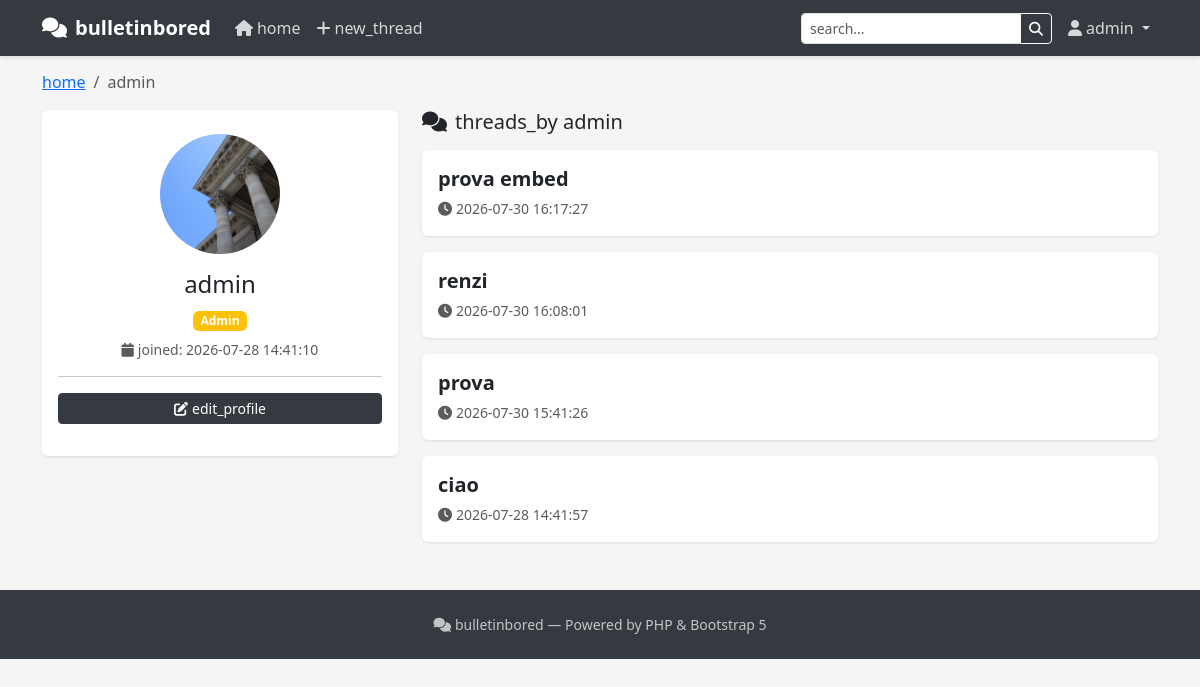
/u/admin (signed in), run on the app's committed database.
### tables this page shows
CREATE TABLE users (
                id INTEGER PRIMARY KEY AUTOINCREMENT,
                username TEXT UNIQUE NOT NULL,
                password TEXT NOT NULL,
                email TEXT,
                role TEXT DEFAULT 'user',
                avatar TEXT,
                created_at DATETIME DEFAULT CURRENT_TIMESTAMP
            );

CREATE TABLE threads (
                id INTEGER PRIMARY KEY AUTOINCREMENT,
                category_id INTEGER,
                user_id INTEGER,
                title TEXT NOT NULL,
                content TEXT,
                status TEXT DEFAULT 'visible',
                created_at DATETIME DEFAULT CURRENT_TIMESTAMP,
                updated_at DATETIME DEFAULT CURRENT_TIMESTAMP
            );

### config.php (called while the page is built)
<?php
$config['db_driver'] = 'sqlite';
$config['db_path'] = __DIR__ . '/data/database.sqlite';
$config['db_host'] = 'localhost';
$config['db_name'] = 'forum';
$config['db_user'] = 'root';
$config['db_pass'] = '';
$config['site_name'] = 'bulletinbored';
$config['admin_user'] = 'admin';
$config['admin_pass'] = 'changeme123';
$config['mail_from'] = 'noreply@bulletinbored.local';
$config['mail_from_name'] = 'bulletinbored';
$config['mail_method'] = 'mail';
$config['theme'] = 'freshbored';
$config['default_lang'] = 'en';
$config['available_langs'] = array (
  0 => 'en',
);
$config['avatar_max_size'] = 2097152;
$config['avatar_allowed_types'] = array (
  0 => 'image/jpeg',
  1 => 'image/png',
  2 => 'image/gif',
  3 => 'image/webp',
);
$config['base_url'] = '';
$config['allow_registration'] = 0;
$config['maintenance_mode'] = 0;
$config['version'] = trim(file_get_contents(__DIR__.'/VERSION'));
$config['plugin_manifest'] = __DIR__.'/data/plugins.json';
$config['theme_manifest'] = __DIR__.'/data/themes.json';
$config['update_manifest'] = __DIR__.'/data/updates.json';
$config['update_server'] = '';

### lib/ThemeManager.php (called while the page is built, shortened)
<?php
class ThemeManager
{
    private string $themesDir;
    private string $manifestPath;
    private string $activeTheme;
    public function __construct(string $themesDir, string $manifestPath, string $defaultTheme)
    {
        $this->themesDir = rtrim($themesDir, '/');
        $this->manifestPath = $manifestPath;
        $this->activeTheme = $defaultTheme;
    }
    private function loadManifest(): void
    {
        if (file_exists($this->manifestPath)) {
            $data = json_decode(file_get_contents($this->manifestPath), true);
            $this->manifest = is_array($data) ? $data : [];
            if (!empty($this->manifest['active'])) {
                $this->activeTheme = $this->manifest['active'];
            }
        }
    }
    private function parseThemeManifest(string $themeDir, string $name): array
    {
        $meta = [
            'name' => $name,
            'version' => '1.0.0',
            'author' => '',
            'description' => '',
            'dir' => $themeDir,
            'css_file' => $themeDir . '/style.css',
        ];
        $manifestFile = $themeDir . '/manifest.json';
        return $meta;
    }
    public function discover(): array
    {
        $this->themes = [];
        foreach (glob($this->themesDir . '/*', GLOB_ONLYDIR) as $dir) {
            $name = basename($dir);
            $this->themes[$name] = $this->parseThemeManifest($dir, $name);
            $this->themes[$name]['active'] = ($name === $this->activeTheme);
        }
        return $this->themes;
    }
    public function getActive(): string
    {
        return $this->activeTheme;
    }
    public function getCssUrl(?string $name = null): string
    {
        if ($name === null) {
            $name = $this->getActive();
        }
        return base_url() . '/themes/' . rawurlencode($name ?: 'freshbored') . '/style.css';
    }
}

### lang/en.php (called while the page is built)
<?php
return [
    'site_name' => 'bulletinbored',
    'home' => 'Home',
    'login' => 'Login',
    'logout' => 'Logout',
    'register' => 'Register',
    'username' => 'Username',
    'password' => 'Password',
    'email' => 'Email',
    'new_thread' => 'New Thread',
    'create_thread' => 'Create a New Thread',
    'reply' => 'Post a Reply',
    'submit_reply' => 'Submit Reply',
    'edit_profile' => 'Edit Profile',
    'save_changes' => 'Save Changes',
    'profile' => 'Profile',
    'joined' => 'Joined',
    'threads_by' => 'Threads by',
    'no_threads' => 'No threads yet.',
    'no_replies' => 'No replies yet.',
    'login_required' => 'Login required',
    'invalid_credentials' => 'Invalid credentials',
    'welcome' => 'Welcome',
    'password_reset_request' => 'Password Reset Request',
    'password_reset_success' => 'Password Reset Successful',
    'search' => 'Search',
    'categories' => 'Categories',
    'recent_threads' => 'Recent Threads',
    'category' => 'Category',
    'admin_panel' => 'Admin Panel',
    'admin_required' => 'Admin required',
    'settings_saved' => 'Settings saved successfully',
    'thread_not_found' => 'Thread not found',
    'post_not_found' => 'Post not found',
    'delete_confirm' => 'Delete?',
    'cancel' => 'Cancel',
    'attachments' => 'Attachments',
    'optional' => 'Optional',
    'leave_blank_keep' => 'Leave blank to keep current',
    'title' => 'Title',
    'content' => 'Content',
    'created_at' => 'Created at',
    'updated_at' => 'Updated at',
    'watch' => 'Watch',
    'unwatch' => 'Unwatch',
    'notify_replies' => 'Notify me of replies',
    'reply_notification_subject' => 'New reply in: {title}',
    'reply_notification_body' => '<p>Hello {username},</p><p>There is a new reply in the thread <strong>{title}</strong> by <strong>{author}</strong>.</p><p><a href="{link}">View thread</a></p>',
    'send_message' => 'Send message',
];

### views/profile.php (the view, shortened to what this page needs)
<?php include __DIR__.'/header.php'; render_header(escape($profileUser['username'] ?? 'Profile')); ?>
    <nav aria-label="breadcrumb">
        <ol class="breadcrumb">
            <li class="breadcrumb-item"><a href="<?= url('home') ?>"><?= t('home') ?></a></li>
            <li class="breadcrumb-item active"><?= escape($profileUser['username'] ?? '') ?></li>
        </ol>
    </nav>
    <div class="row">
        <div class="col-md-4 mb-4">
            <div class="card text-center">
                <div class="card-body py-4">
                    <?php if (!empty($profileUser['avatar'] ?? '')): ?>
                        <img src="<?= base_url() ?>/uploads/avatars/<?= escape($profileUser['avatar']) ?>" alt="Avatar" style="width:120px;height:120px;object-fit:cover;border-radius:50%;" class="mb-3">
                    <?php else: ?>
                        <i class="fas fa-user-circle fa-5x text-muted mb-3"></i>
                    <?php endif; ?>
                    <h4><?= escape($profileUser['username'] ?? '') ?></h4>
                    <span class="badge <?= ($profileUser['role'] ?? 'user') === 'admin' ? 'bg-warning' : 'bg-secondary' ?> mb-2">
                        <?= escape(ucfirst($profileUser['role'] ?? 'user')) ?>
                    </span>
                    <p class="text-muted small mb-0"><i class="fas fa-calendar me-1"></i><?= t('joined') ?>: <?= escape($profileUser['created_at'] ?? 'N/A') ?></p>
                    <?php if (function_exists('is_logged_in') && is_logged_in() && $_SESSION['user_id'] == $profileUser['id']): ?>
                        <hr><a href="<?= url('edit_profile') ?>" class="btn btn-forum btn-sm w-100 mb-2"><i class="fas fa-edit me-1"></i><?= t('edit_profile') ?></a>
                    <?php endif; ?>
                </div>
            </div>
        </div>
        <div class="col-md-8">
            <h5 class="mb-3"><i class="fas fa-comments me-2"></i><?= t('threads_by') ?> <?= escape($profileUser['username']) ?></h5>
            <?php if (empty($userThreads ?? [])): ?>
                <div class="card"><div class="card-body text-center py-4 text-muted"><?= t('no_threads') ?></div></div>
            <?php else: ?>
                <?php foreach ($userThreads as $thread): ?>
                    <div class="card">
                        <div class="card-body">
                            <h5 class="card-title mb-1">
                                <a href="<?= url('thread', ['id' => $thread['id'], 'slug' => slugify($thread['title'] ?? '')]) ?>" class="thread-title"><?= escape($thread['title']) ?></a>
                            </h5>
                            <small class="text-muted"><i class="fas fa-clock me-1"></i><?= escape($thread['created_at'] ?? '') ?></small>
                        </div>
                    </div>
                <?php endforeach; ?>
            <?php endif; ?>
        </div>
    </div>
<?php render_footer(); ?>

### views/header.php (shortened to what this page needs)
<?php
function render_header($title = 'bulletinbored') {
    global $config, $lang, $pluginHeadAssets;
    $siteName = $config['site_name'] ?? 'bulletinbored';
?>
<!DOCTYPE html>
<html lang="en">
<head>
    <link href="https://cdn.jsdelivr.net/npm/bootstrap@5.3.3/dist/css/bootstrap.min.css" rel="stylesheet">
    <link href="https://cdnjs.cloudflare.com/ajax/libs/font-awesome/6.5.1/css/all.min.css" rel="stylesheet">
    <?php global $themeCssUrl, $themeManager;
    ?>
    <link href="<?= htmlspecialchars($themeCssUrl ?? base_url().'/themes/freshbored/style.css', ENT_QUOTES, 'UTF-8') ?>" rel="stylesheet">
</head>
<body>
<nav class="navbar navbar-expand-lg navbar-dark navbar-forum fixed-top">
        <div class="container">
            <a class="navbar-brand" href="<?= url('home') ?>">
                <i class="fas fa-comments me-2"></i><?= escape($siteName) ?>
            </a>
            <div class="collapse navbar-collapse" id="navbarNav">
                <ul class="navbar-nav me-auto">
                    <li class="nav-item">
                        <a class="nav-link" href="<?= url('home') ?>"><i class="fas fa-home me-1"></i><?= t('home') ?></a>
                    </li>
                    <?php if (function_exists('is_logged_in') && is_logged_in()): ?>
                        <li class="nav-item">
                            <a class="nav-link" href="<?= url('new_thread') ?>"><i class="fas fa-plus me-1"></i><?= t('new_thread') ?></a>
                        </li>
                    <?php endif; ?>
                </ul>
                <form class="d-flex me-2" method="GET" action="<?= url('search') ?>">
                    <div class="input-group input-group-sm">
                        <input type="text" name="q" class="form-control" placeholder="<?= t('search') ?>..." required>
                        <button class="btn btn-outline-light" type="submit"><i class="fas fa-search"></i></button>
                    </div>
                </form>
                <ul class="navbar-nav">
                    <?php if (function_exists('is_logged_in') && is_logged_in()): ?>
                        <li class="nav-item dropdown">
                            <a class="nav-link dropdown-toggle" href="#" data-bs-toggle="dropdown">
                                <i class="fas fa-user me-1"></i><?= escape($_SESSION['username'] ?? '') ?>
                            </a>
                        </li>
                    <?php else: ?>
                        <li class="nav-item"><a class="nav-link" href="<?= url('login') ?>"><i class="fas fa-sign-in-alt me-1"></i><?= t('login') ?></a></li>
                        <li class="nav-item"><a class="nav-link" href="<?= url('register') ?>"><i class="fas fa-user-plus me-1"></i><?= t('register') ?></a></li>
                    <?php endif; ?>
                </ul>
            </div>
        </div>
    </nav>
    <div class="container">
<?php
}
function render_footer() {
?>
    </div>
    <footer class="footer">
        <div class="container text-center">
            <p class="mb-0 small">
                <i class="fas fa-comments me-1"></i><?= $GLOBALS['config']['site_name'] ?? 'bulletinbored' ?> &mdash;
                Powered by PHP & Bootstrap 5
            </p>
        </div>
    </footer>
</body>
</html>
<?php
}
?>

### data on the page
users: username "admin", avatar (picture), role "Admin", created_at "2026-07-28 14:41:10"
threads: title "prova embed", created_at "2026-07-30 16:17:27"
threads: title "renzi", created_at "2026-07-30 16:08:01"
threads: title "prova", created_at "2026-07-30 15:41:26"
threads: title "ciao", created_at "2026-07-28 14:41:57"

### other printed values
$siteName "bulletinbored"
t('home') "home"
t('new_thread') "new_thread"
t('joined') "joined"
t('edit_profile') "edit_profile"
t('threads_by') "threads_by"
$GLOBALS['config']['site_name'] "bulletinbored"
